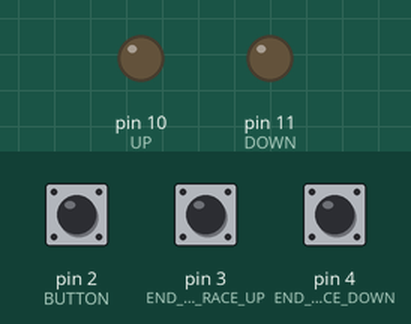
Simulated run of this sketch. Board: Arduino Uno, built with avr-gcc and run on an emulated ATmega328P. On the bench: output pins drawn as LEDs (lit = HIGH). The test bench sets the inputs (shaded band); at power-on: pin 2 (BUTTON) LOW, pin 3 (END_OF_RACE_UP) LOW, pin 4 (END_OF_RACE_DOWN) LOW.

Above: at 1.2 s.
1.3 s: pin 2 (BUTTON) pulled HIGH for 0.15 s
At 2.6 s:
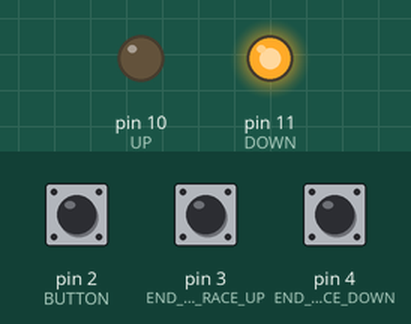
2.9 s: pin 2 (BUTTON) pulled HIGH for 1 s
At 5.1 s:
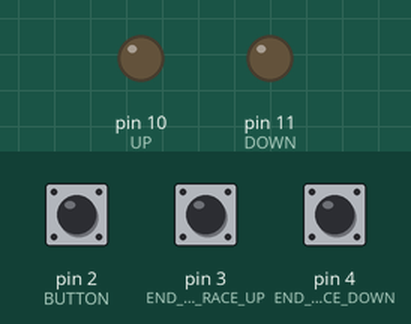
5.4 s: pin 2 (BUTTON) pulled HIGH for 0.15 s
At 6.7 s:
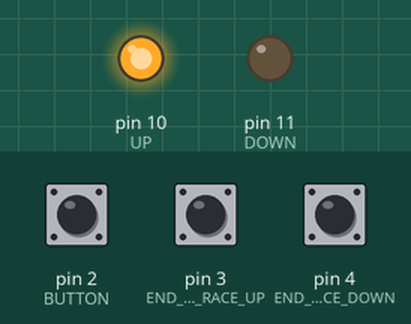
7.0 s: pin 2 (BUTTON) pulled HIGH for 3.2 s
At 11.1 s:
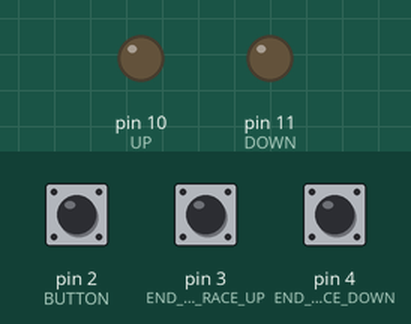
Timing chart, 0 to 12.6 s (numbered marks = the images above; inputs shaded):
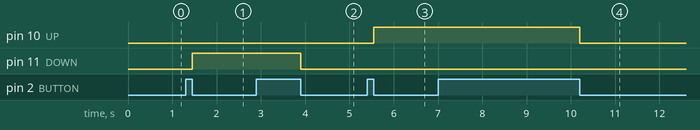

The sketch:

arduino.ino
```cpp
/*
  En esta práctica se recreará el funcionamiento de una ventana de coche.
  Consta de 3 pulsadores, uno que acciona la marcha de la ventana,
  pasando por paro si se encuentra en movimiento, y otros dos
  simulando finales de carrera.

  A diferencia de la pr´áctica anterior, en está no se tendrá en cuenta el
  tiempo de 7 segundos para detener el movimiento de la ventana

  Autor: Alejandro Sampedro Fernández
  Fecha: Marzo 2024
*/

#define BUTTON 2           // El pin del pulsador que queremos utilizar
#define END_OF_RACE_UP 3   // El pin de uno de los finales de carrera
#define END_OF_RACE_DOWN 4 // El pin del otro final de carrera
#define UP 10              // EL pin del relé que alimenta el motor de subida
#define DOWN 11            // El pin del relé que alimenta el motor de bajada
/*
  Descomentar si se quieren ver algunos datos en la ejecución
  (Imprimir cosas en consola por la página de TinkerCad es muy costoso,
  por lo que el funcionamiento del programa se ve afectado, provocando
  que algunas veces no se detecten correctamente los pulsadores, por
  lo que se recomienda no descomentar esto a la hora de probar el circuito)
*/
// #define DEBUG

/*
  Estructura de datos que guarda el estado de la ventana

  Las estructuras de datos son una forma de organizar los datos,
  el funcionamiento es el mismo que si las variables estuviesen
  definidas de la siguiente forma:

  int isUp;
  int isDown;
  int isMoving;
  ...

  Pero utilizando una estructura de datos, deberemos escribir el nombre
  de la estructura antes de acceder o modificar los datos

  state.isUp;
  state.isDown;
  state.isMoving;
  ...
*/
struct State {
  int isUp;         // Indica si la ventana está arriba
  int isDown;       // Indica si la ventana está abajo
  int isMoving;     // Indica si la ventana se está moviendo
  int currentState; // Indica si la ventana está subiendo o bajando
  int startMoving;  // Indica si la ventana tiene que empezar a moverse
} state;            // <-- Este es el nombre que tiene la structura de datos

void setup() {
  // Inicializamos las variables en sus valores por defecto
  state.isDown = 1;
  state.isUp = 0;
  state.isMoving = 0;
  state.currentState = 10; // 11 bajando, 10 subiendo
  state.startMoving = 0;

  // Se indica si los pines son entradas o salidas
  pinMode(BUTTON, INPUT);
  pinMode(END_OF_RACE_UP, INPUT);
  pinMode(END_OF_RACE_DOWN, INPUT);
  pinMode(UP, OUTPUT);
  pinMode(DOWN, OUTPUT);

  Serial.begin(9600);
}

void loop() {
  debug(); // Imprime algunos datos de información en pantalla

  /*
    Al pulsar el boton,
    se indica que la ventana deberia moverse poniendo "startMoving" a uno,
    y se queda en bucle hasta soltar el pulsador,
    pa ra evitar que se cuenten varias pulsaciones
  */
  while (digitalRead(BUTTON)) {
    state.startMoving = 1;
  }

  /*
    Obtiene el estado de los pulsadores que hacen de final de carrera
    (En esta caso no es necesario asegurar de que solo se pulso una vez,
    ya que no nos importa si detecta varias pulsaciones)
  */
  state.isDown = digitalRead(END_OF_RACE_DOWN);
  state.isUp = digitalRead(END_OF_RACE_UP);

  // Si la ventana debe empezar a moverse
  if (state.startMoving) {
    // Se invierte la variable para que no se ejecute esta parte del código en
    // la próxima iteración del bucle
    state.startMoving = !state.startMoving;

    // Devuelve los estados de los finales de carrera a 0
    state.isDown = 0;
    state.isUp = 0;

    // Si la ventana se estaba moviendo se detendrá el movimiento anterior
    if (state.isMoving) {
      digitalWrite(state.currentState, LOW);
      // Se indica que la ventana ha dejado de moverse
      state.isMoving = 0;
    } else {
      // Invierte el estado de la ventana (si está abajo bajará, si está
      // arriba subirá)
      state.currentState = getOpositePin();

      state.isMoving = 1; // Se indica que se está moviendo la ventana
      digitalWrite(state.currentState, HIGH); // Se pone en movimiento
    }
  }

  // En caso de que se esté moviendo y detecte algun final de carrera,
  // detiene la subida/bajada de la ventana
  if (state.isMoving && (state.isDown && state.currentState == 11) ||
      (state.isUp && state.currentState == 10)) {
    digitalWrite(state.currentState, LOW);
    state.isMoving = 0; // Se indica que dejo de moverse
  }

  delay(50);
}

// Esta función invierte el pin seleccionado
int getOpositePin() {
  if (state.currentState == DOWN) {
    return UP;
  } else {
    return DOWN;
  }
}

// Esta función devuelve el nombre de la dirección a la que
// se está moviendo la ventana (parada, subiendo, bajada)
String getDirectionName() {
  if (!state.isMoving) {
    return "PARADO";
  }

  if (state.currentState == DOWN) {
    return "BAJANDO";
  } else {
    return "SUBIENDO";
  }
}

/* Esta función imprime por pantalla algunos datos
 de información de la ejecución (esta función es
 muy costosa y puede verse alterado el funcionamiento
 del programa debido al costo que tiene su ejecución)*/
void debug() {
#ifdef DEBUG
  Serial.println("----------------------------");
  Serial.print("Direccion:");
  Serial.print(" | ");
  Serial.print("FDC ABAJO:");
  Serial.print(" | ");
  Serial.print("FDC ARRIBA:\n");
  Serial.print(getDirectionName());
  Serial.print("     |      ");
  Serial.print(state.isDown);
  Serial.print("     |      ");
  Serial.print(state.isUp);
  Serial.print("\n----------------------------");
#endif
}
```

Measured:
- after the input at 1.3 s, pin 11 (DOWN): LOW → HIGH after 0.15 s
- after the input at 2.9 s, pin 11 (DOWN): HIGH → LOW after 1.0 s
- after the input at 5.4 s, pin 10 (UP): LOW → HIGH after 0.15 s
- after the input at 7.0 s, pin 10 (UP): HIGH → LOW after 3.2 s
